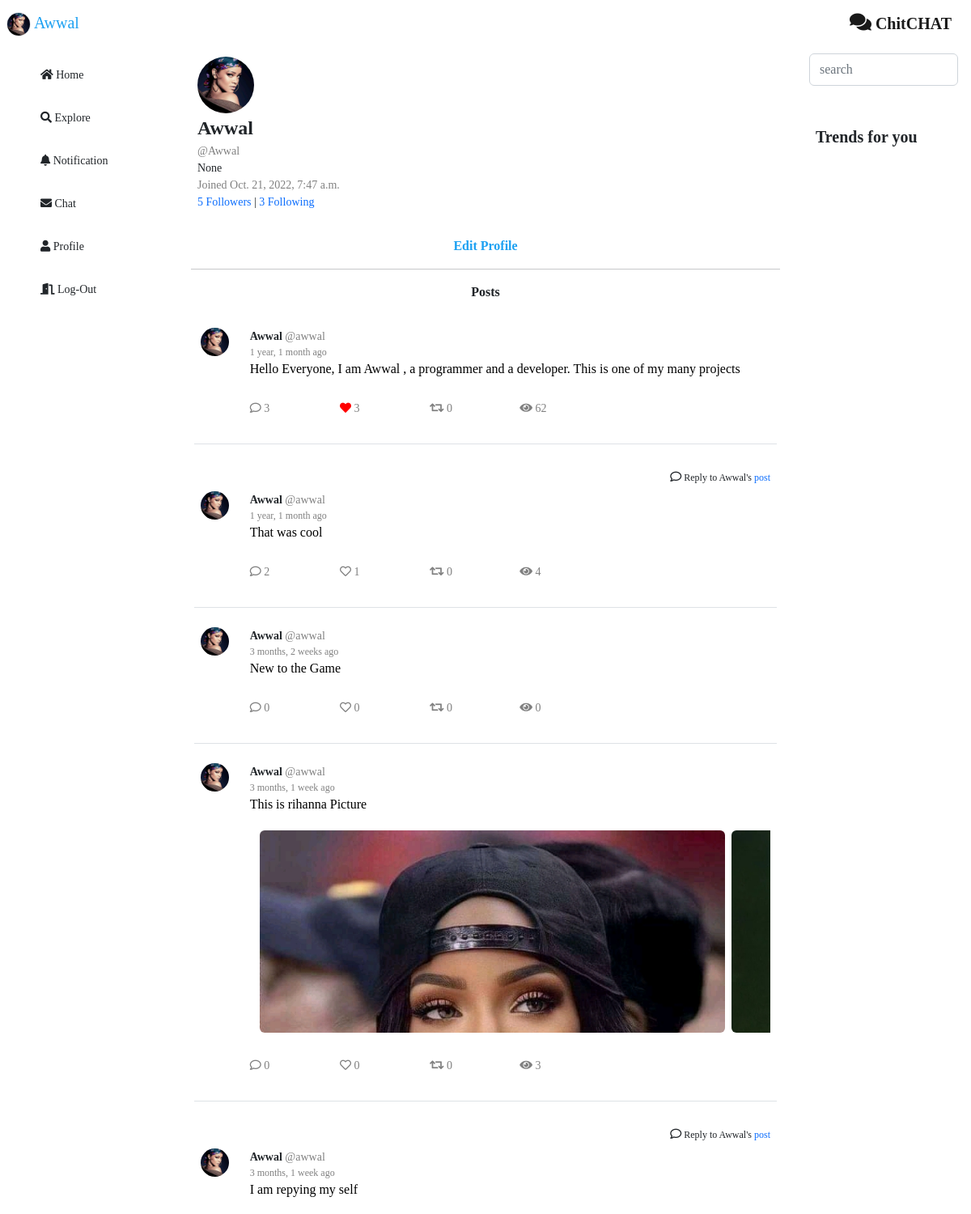
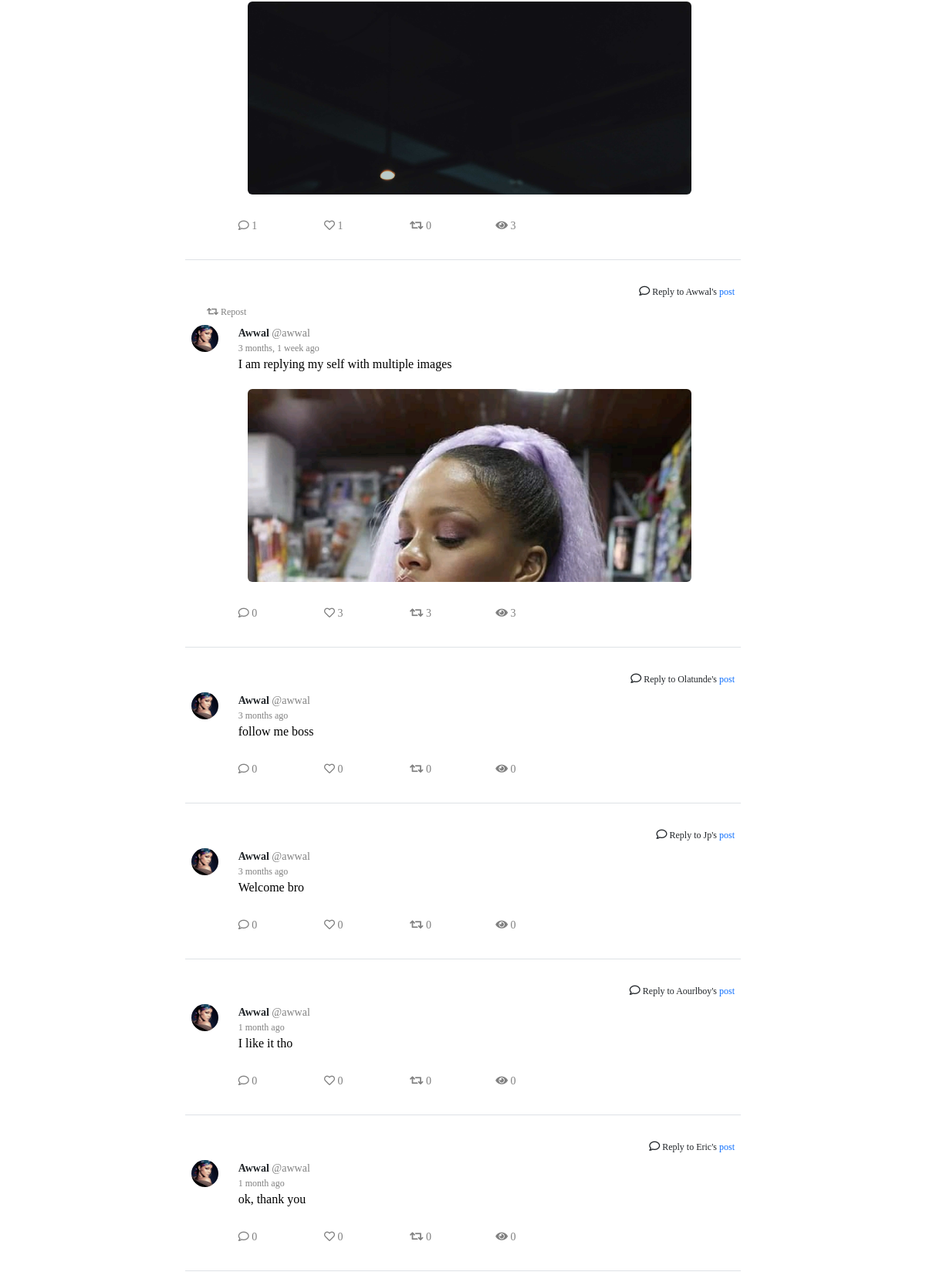
The app's page /1/prof (signed in, upper part) with its own data (2 pictures, top to bottom).
### tweet/models.py (models this page shows, shortened)
class Profile(models.Model):
    user=models.OneToOneField(User, related_name='profile', on_delete=models.CASCADE)
    follower=models.ManyToManyField('self', related_name='follow', symmetrical=False, blank=True)
    date_joined=models.DateTimeField(auto_now_add=True, blank=True, null=True)
    bio=models.CharField(max_length=100, blank=True, null=True)
    location=models.CharField(max_length=100, blank=True, null=True)
    profile_photo=models.ImageField(upload_to='profileimage', default='profileimage/profile.png', null=True, blank=True)
    cover_photo=models.ImageField(upload_to='profileimage', null=True, blank=True)
    mode=models.CharField(max_length=100, default='white')
    def __str__(self):
        return self.user.username
    def get_absolute_url(self):
        return reverse('ProfileUrl', args=[self.id])

class Tweet(models.Model):
    profile=models.ForeignKey(Profile,related_name='tweet', on_delete=models.CASCADE, blank=True)
    date=models.DateTimeField(auto_now_add=True)
    body=models.TextField()
    like=models.ManyToManyField(Profile,related_name='liked', blank=True)
    comment=models.ForeignKey('self', related_name='tweet', null=True, blank=True, on_delete=models.CASCADE)
    views=models.ManyToManyField(Profile,related_name='viewed', blank=True)
    active=models.BooleanField(default=True)
    retweet=models.ManyToManyField(Profile,related_name='retweet', blank=True)
    views = models.IntegerField(default=0)
    def get_absolute_url(self):
        return reverse ('TweetDetailUrl', args=[self.id])

class Image(models.Model):
    tweet=models.ForeignKey(Tweet, related_name='image', on_delete=models.CASCADE, null=True, blank=True)
    image=models.ImageField(upload_to='images', blank=True)

### tweet/views.py (the view)
# urls.py: path('<int:id>/prof', ProfileView, name='ProfileUrl'),
@login_required
def ProfileView(request, id):
    profile=Profile.objects.get(id=id)
    try:
        prof=Profile.objects.get(user__username=request.user)
    except:
        prof=''
    user=Profile.objects.get(user=request.user)
    tweets=Tweet.objects.filter(profile=profile)
    template='tweetTemplate/profile.html'
    context=dict(profile=profile, tweets=tweets, User=user, prof=prof)
    return render(request, template, context)

### template/tweetTemplate/profile.html (shortened to what this page needs)
{%extends 'base.html'%}
{%load static%}
{%block content%}
<div class='sz-14 p-2 mt-2'>
<div class='box' style='border:none'>
<img class='container p-0 rounded-circle' style='margin-top:-20px;width:70px;height:70px;object-fit:cover' src={{profile.profile_photo.url}}  />
<div class='sz-24 bold'>{{profile.user.username|title}}</div>
<div class='mesize color-t'>@{{profile.user.username|title}}</div>
<div class='mesize passie'>{{profile.bio}}</div>
<div class='desize color-t'>Joined {{profile.date_joined}}</div>
<div> <a href="{%url 'FollowerListUrl' profile.id %}" ><span class=' mesize passive'>{{profile.follower.count}} </span> Followers </a> | <a href="{%url 'FollowListUrl' profile.id %}" > <span class=' mesize passive'>{{profile.follow.count}}</span> Following  </a></div>
</div>
</div>
<br />
{%if profile.user == request.user %}
<a class='normal' href="{%url 'EditProfUrl'%}"><div class='lft ox bold center' style='color:#1DA1F2;coor:white;dispay:inline-block'>Edit Profile</div></a>
{%else%}
{%include 'tweetTemplate/follow.html' %}
{%endif%}
<hr>
<p class='box-border center sticky-top bold' style='z-index: 4;border:none;box-shadow:none bold' >Posts</p>
{%include 'tweetTemplate/tweetbox.html'%}
{%endblock%}

### template/base.html (shortened to what this page needs)
{%load static %}
{%load custom_tags%}
<html>
    <head>
        <link href="{%static 'css/bootstrap-5/css/bootstrap.min.css'%}" rel="stylesheet"/>
        <link href="{%static 'css/acss/acss.css'%}" rel="stylesheet"/>
        <link href="{%static 'css/fontawesome_5/css/all.min.css'%}" rel="stylesheet"/>
    </head>
    {%if user.profile.mode == 'black'%}
    <link css="" dark.css'%}'="" href="{%static " rel="stylesheet"/>
    <body class="font-apple bg-ligh" style="bckground-color:#EAF2F8;">
        {%block headerBody%}
        <header class="navbar center p-2 color-p p-2 sz-16" style="backgrund-color: rgba(250, 250, 250, 0.8);z-index:10001;">
            <div class="navbar-brand" style="text-align: left;">
                {%if request.user.is_authenticated%}
                <a href="{{request.user.profile.get_absolute_url}}" class="no-decoration color-p"><img class="container p-0 rounded-circle border" loading="lazy" onclick="show()" src="{{request.user.profile.profile_photo.url}}" style="width:30px;height:30px;object-fit: cover;border-color:white;"/>
                <span class="dispay-sm-none">
                    {{request.user.username|title}}
                </span>
            </a>
                {%else%}
                <span class="display-md-none">
                    <i class="fas fa-bars display-md-none" onclick="show()">
                    </i>
                </span>
                chitchat.com
                    {%endif%}
            </div>
            <div class="navbar-brand bold" style="text-align:right;">
                {%block header%}
                <i class="fas fa-comments sz-24">
                </i> ChitCHAT
                {%endblock%}
            </div>
        </header>
        {%endblock%}
        <div class="container">
            <div class="row">
                {%block sidebar%}
                <div class="col-md-2 col-sm display-sm-none">
                    <div class="position-relative coor-bg-white border-right" style="height:100%;">
                        {%include 'dropdown.html' %}
                    </div>
                </div>
                {%endblock%}
                <div class="col-md col-sm p-3" stye="z-index:500;">
                    {%block content%}
                    {%endblock content%}
                </div>
                {%block other%}
                <div class="col-md-2 col-sm-12 display-sm-none">
                    <div class="position-fixed h-100vw p-2" style="overflow:auto;width:inherit;">
                        <div class="row">
                            <div class="col">
                                <form action="{%url 'SearchUrl' %}">
                                    <input class="form-control" name="search" placeholder="search" type="search"/>
                                </form>
                            </div>
                        </div>
                        <br/>
                        <div class="p-2 bordr rounded color-bg-white" hx-get="{%url 'TrendUrl' %}" hx-swap="beforeend" hx-trigger="load" style="">
                            <div class="row">
                                <div class="col sz-20 bold">
                                    Trends for you
                                </div>
                            </div>
                            <br/>
                        </div>
                    </div>
                </div>
                {%endblock%}
            </div>
        </div>
        <br/>
        <br/>
        <br/>
    </body>
</html>

### template/tweetTemplate/tweetbox.html (shortened to what this page needs)
{%load custom_tags%}
<div class="" id='tweetTarget'>
<div class="row sz-14 m-1" id="tweetbox" style="z-index: 500;">
  {%for tweet in tweets %}
    <div class="col-md-12 p-2 my-2 border-bottom color-bg-white rounde col-sm " id="twetbox" style="">
              {%if tweet.comment%}
          <div class="row my-2 sz-12 passive" style="">
            <div class="col" style="text-align: right;">
                <i class="far fa-comment sz-14">
                </i>
                Reply to {{tweet.comment.profile|title}}'s
                <a class="" href="{{tweet.comment.get_absolute_url}}" style="">
                    post
                </a>
            </div>
          </div>
        {%endif%}
        {%if tweet.retweet.all %}
          <div class="row m-2 sz-12 color-t" style="">
            <div class="col">
            <i class="fas fa-retweet">
            </i>
                {{tweet.retweet.user|title}} Repost
            </div>
          </div>
        {%endif%}
      <div class="row">
        <div class="col-2 col-md-1">
          <a href="{{tweet.profile.get_absolute_url}}">
            <img class="container rounded-circle p-0 m-0" loading="" src="{{tweet.profile.profile_photo.url}}" style="width:35px;height:35px;object-fit:cover"/>
          </a>
        </div>
        <div class="col">
          <div class="row ">
            <div class="col">
              <span class="bold sz-14">
                  {{tweet.profile|title}}
              </span>
              <a href="{{tweet.profile.get_absolute_url}}" >
                  <span class="color-t sz-14" style="">
                      @{{tweet.profile.user.username|lower}}
                  </span>
              </a>
             <br />
              <span class="sz-12 color-t" style="">
                  {{tweet.date|timesince}} ago
              </span>
            </div>
          </div>
          <p class="sz-16" style="">
              <a class="color-black" href="{{tweet.get_absolute_url}}">
                  {{tweet.body|truncatechars:':280'}}
              </a>
          </p>
          {%if tweet.image.all%}
            <div class="my-2 px-2 d-flex" style="hight:250px;overflow:auto">
              {%for img in tweet.image.all%}
                <div class="col-11 m-1">
                  <img class="img-fluid p-0 w-100 rounded"  loading="lazy" src="{{img.image.url}}" style="height:250px;object-fit:cover;object-position:top;"/>
                </div>
              {%endfor%}
            </div>
          {%endif%}
          <div class="row sz-14 align-items-center my-3">
            <div class="col-md-2 col">
                <a href="{{tweet.get_absolute_url}}?#holder">
                    <button class="btn no-border color-t color-bg-white sz-14 p-0">
                        <i class="far fa-comment">
                        </i>
                        {{tweet.tweet.count}}
                    </button>
                </a>
            </div>
            <div class="col-md-2 col sz-14">
                {%include 'tweetTemplate/like.html'%}
            </div>
            <div class="col-md-2 sz-14 col">
                {%include 'tweetTemplate/retweet.html'%}
            </div>
            <div class="col-md-2 col sz-14">
              <button class="no-border btn color-t sz-14 color-bg-white p-0">
                <i class="fas fa-eye"></i> {{tweet.views}}
              </button>
            </div>
          </div>
        </div>
      </div>
    </div>
  {%endfor%}
  </div>
  </div>

### template/tweetTemplate/like.html (shortened to what this page needs)
<button hx-get="{%url 'TweetUrl'%}" class='no-border color-bg-white color-t p-0' hx-include='#on{{tweet.id}}' hx-swap='outerHTML' style='' onClick=''>
{%if prof in tweet.like.all%}
<i id='{{tweet.id}}' style='color:red' class='fas fa-heart' data-fa-transform="shrink-8 fa-border"></i>
{%else%}
<i id='{{tweet.id}}' class='far fa-heart' data-fa-transform="shrink-8 fa-border"></i>
{%endif%}
 {{tweet.like.count}}
</button>

### template/tweetTemplate/retweet.html (shortened to what this page needs)
<button class='no-border p-0 color-t color-bg-white' hx-get="{%url 'TweetUrl'%}" hx-include='#tt{{tweet.id}}' hx-swap='outerHTML' style='' onClick=''>
{%if prof in tweet.retweet.all%}
<i id='{{tweet.id}}' style='' class='fas fa-retweet color-p' data-fa-transform="shrink-8 fa-border"></i>
{%else%}
<i id='{{tweet.id}}' class='fas fa-retweet' data-fa-transform="shrink-8 fa-border"></i>
{%endif%}
 {{tweet.retweet.count}}
</button>

### static/css/acss/acss.css (style rules this page uses)
:root { --primary-color:#347C17; --secondary-color: #6AA121; --tertiary-color: #F0FFF0; }
.bold { font-weight: bold; }
.border { border: 1px solid black; }
.center { text-align: center; }
.color-p { color: var(--primary-color) }
.color-t { color: var(--tertiary-color) }
.color-black { color: black }
.color-bg-white { background-color: white }
.font-apple { font-family: Apple }
.no-border { border-color: none; border: none !important }
.sz-12 { font-size: 12px; }
.sz-14 { font-size: 14px; }
.sz-16 { font-size: 16px; }
.sz-20 { font-size: 20px; }
.sz-24 { font-size: 24px; }

### template/base.html (style rules this page uses)
:root { --primary-color: #1DA1F2; --secondary-color:darkblue; --tertiary-color:gray; }
a { text-decoration: none; }
a { text-decoration: none; colr:inherit!important; }
input { height:2em; font-size:16px; }
input.form-control { height:40px; font-size:16px; }
.btn { height:40px; }

### records on screen
Profile: profile_photo (picture), user.username "Awwal", bio "None", date_joined "Oct. 21, 2022, 7:47 a.m.", follower.count "5", follow.count "3"
Tweet: profile.profile_photo (picture), profile "Awwal", profile.user.username "awwal", date "1 year, 1 month", body "Hello Everyone, I am Awwal , a programmer and a developer. This is one of my many projects", tweet.count "3", like.count "3", retweet.count "0", views "62"
Tweet: comment.profile "Awwal", profile.profile_photo (picture), profile "Awwal", profile.user.username "awwal", date "1 year, 1 month", body "That was cool", tweet.count "2", like.count "1", retweet.count "0", views "4"
Tweet: profile.profile_photo (picture), profile "Awwal", profile.user.username "awwal", date "3 months, 2 weeks", body "New to the Game", tweet.count "0", like.count "0", retweet.count "0", views "0"
Tweet: profile.profile_photo (picture), profile "Awwal", profile.user.username "awwal", date "3 months, 1 week", body "This is rihanna Picture", tweet.count "0", like.count "0", retweet.count "0", views "3"
Image: image (picture)
Image: image (picture)
Tweet: comment.profile "Awwal", profile.profile_photo (picture), profile "Awwal", profile.user.username "awwal", date "3 months, 1 week", body "I am repying my self", tweet.count "1", like.count "1", retweet.count "0", views "3"
Image: image (picture)
Tweet: comment.profile "Awwal", profile.profile_photo (picture), profile "Awwal", profile.user.username "awwal", date "3 months, 1 week", body "I am replying my self with multiple images", tweet.count "0", like.count "3", retweet.count "3", views "3"
Image: image (picture)
Tweet: comment.profile "Olatunde", profile.profile_photo (picture), profile "Awwal", profile.user.username "awwal", date "3 months", body "follow me boss", tweet.count "0", like.count "0", retweet.count "0", views "0"
Tweet: comment.profile "Jp", profile.profile_photo (picture), profile "Awwal", profile.user.username "awwal", date "3 months", body "Welcome bro", tweet.count "0", like.count "0", retweet.count "0", views "0"
Tweet: comment.profile "Aourlboy", profile.profile_photo (picture), profile "Awwal", profile.user.username "awwal", date "1 month", body "I like it tho", tweet.count "0", like.count "0", retweet.count "0", views "0"
Tweet: comment.profile "Eric", profile.profile_photo (picture), profile "Awwal", profile.user.username "awwal", date "1 month", body "ok, thank you", tweet.count "0", like.count "0", retweet.count "0", views "0"

### other values on screen
{{ request.user.username|title }} "Awwal"
